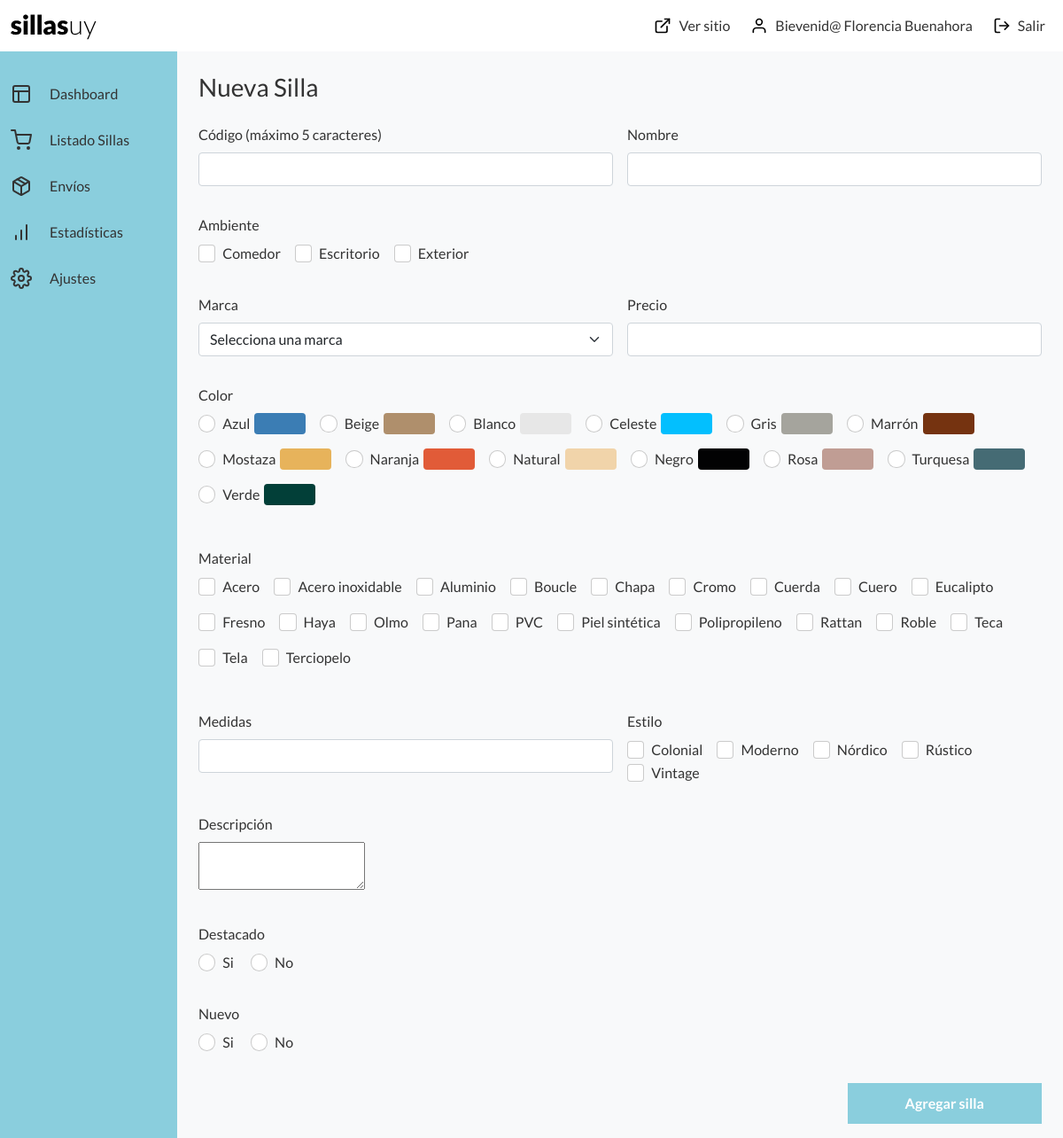
The app's page /admin/formAgregarSilla.php (signed in) with its own data.
### tables this page shows
CREATE TABLE `ambientes` (
  `ID` tinyint(1) NOT NULL,
  `NombreAmbiente` varchar(255) NOT NULL
);

CREATE TABLE `colores` (
  `ID` smallint(6) UNSIGNED NOT NULL,
  `Nombre` varchar(255) NOT NULL,
  `Codigo` varchar(7) NOT NULL
);

CREATE TABLE `materiales` (
  `ID` smallint(6) UNSIGNED NOT NULL,
  `Nombre` varchar(255) NOT NULL
);

CREATE TABLE `estilos` (
  `ID` tinyint(1) NOT NULL,
  `NombreEstilo` varchar(255) NOT NULL
);

### admin/formAgregarSilla.php (the view, shortened to what this page needs)
<?php
include("../conexion.php");
$queryAmbiente = "SELECT ID, NombreAmbiente FROM ambientes";
$resultAmbiente = mysqli_query($link, $queryAmbiente);
$queryColor = "SELECT ID, Nombre, Codigo FROM colores";
$resultColor = mysqli_query($link, $queryColor);
$queryMaterial = "SELECT ID, Nombre FROM materiales";
$resultMaterial = mysqli_query($link, $queryMaterial);
$queryEstilo = "SELECT ID, NombreEstilo FROM estilos";
$resultEstilo = mysqli_query($link, $queryEstilo);
?>
<!DOCTYPE html>
<html lang="es">
<head>
    <link rel="stylesheet" href="../css/estilos.min.css">
</head>
<body>
    <?php include("header.php");?>
    <div class="row g-0">
        <?php include("nav-izq.php");?>
        <div class="col-md-10 bg-light px-4">
        <h1 class="h1-admin my-4">Nueva Silla</h1>
            <form action="insertar.php" method="GET" class="row g-3 needs-validation" novalidate>
                <div class="col-md-6">
                    <label for="codigo" class="form-label">Código (máximo 5 caracteres)</label>
                    <input type="text" id="codigo" name="Codigo" class="form-control" required>
                </div>
                <div class="col-md-6 mb-3">
                    <label for="nombre" class="form-label">Nombre</label>
                    <input type="text" id="nombre" name="Nombre" class="form-control" required>
                </div>
                <div class="col-12 mb-3">
                    <label for="" class="mb-2">Ambiente</label><br>
                    <?php
                        while($unAmbiente = mysqli_fetch_array($resultAmbiente)) {
                            echo "<div class='form-check form-check-inline'>";
                                echo "<input class='form-check-input' name='Ambiente[]' type='checkbox' id='$unAmbiente[1]' value='$unAmbiente[0]'>";
                                echo "<label class='form-check-label' for='$unAmbiente[1]'>$unAmbiente[1]</label>";
                            echo "</div>";
                        }
                    ?>
                </div>
                <div class="col-md-6">
                    <label for="" class="mb-2">Marca</label>
                    <select class="form-select" name="Marca" required>
                        <option selected>Selecciona una marca</option>
                    </select>
                </div>
                <div class="col-md-6 mb-3">
                    <label for="precio" class="form-label">Precio</label>
                    <input type="number" name="Precio" id="precio" class="form-control" required>
                </div>
                <div class="col-12 mb-3">
                    <label for="" class="mb-2">Color</label><br>
                    <?php
                        while($unColor = mysqli_fetch_array($resultColor)) {
                            echo "<div class='form-check form-check-inline mb-3'>";
                                echo "<input class='form-check-input' name='Color' type='radio' id='$unColor[1]' value='$unColor[0]'>";
                                echo "<label class='form-check-label d-flex align-items-center' for='$unColor[1]'>$unColor[1]
                                <div style='width:58px; height:24px; background-color:$unColor[2]; border-radius:.25em; margin-left:5px;'></div>
                                </label>";
                            echo "</div>";
                        }
                    ?>
                </div>
                <div class="col-12 mb-3">
                    <label for="" class="mb-2">Material</label><br>
                    <?php
                        while($unMaterial = mysqli_fetch_array($resultMaterial)) {
                            echo "<div class='form-check form-check-inline mb-3'>";
                                echo "<input class='form-check-input' name='Material[]' type='checkbox' id='$unMaterial[1]' value='$unMaterial[0]'>";
                                echo "<label class='form-check-label' for='$unMaterial[1]'>$unMaterial[1]</label>";
                            echo "</div>";
                        }
                    ?>
                </div>
                <div class="col-md-6">
                    <label for="medidas" class="form-label">Medidas</label>
                    <input type="text" id="medidas" name="Medidas" class="form-control" required>
                </div>
                <div class="col-md-6 mb-3">
                    <label for="" class="mb-2">Estilo</label><br>
                    <?php
                        while($unEstilo = mysqli_fetch_array($resultEstilo)) {
                            echo "<div class='form-check form-check-inline'>";
                                echo "<input class='form-check-input' name='Estilo[]' type='checkbox' id='$unEstilo[1]' value='$unEstilo[0]'>";
                                echo "<label class='form-check-label' for='$unEstilo[1]'>$unEstilo[1]</label>";
                            echo "</div>";
                        }
                    ?>
                </div>
                <div class="col-12 mb-3">
                    <label for="" class="mb-2">Descripción</label><br>
                    <textarea id="mytextarea" name="Descripcion" required></textarea>
                </div>
                <div class="col-12 mb-3">
                    <label for="" class="mb-2">Destacado</label><br>
                    <div class="form-check form-check-inline">
                        <input class="form-check-input" type="radio" name="Destacado" id="destacadoSi" value="1">
                        <label class="form-check-label" for="destacadoSi">Si</label>
                    </div>
                    <div class="form-check form-check-inline">
                        <input class="form-check-input" type="radio" name="Destacado" id="destacadoNo" value="0">
                        <label class="form-check-label" for="destacadoNo">No</label>
                    </div>
                </div>
                <div class="col-12 mb-3">
                    <label for="" class="mb-2">Nuevo</label><br>
                    <div class="form-check form-check-inline">
                        <input class="form-check-input" type="radio" name="Nuevo" id="nuevoSi" value="1">
                        <label class="form-check-label" for="nuevoSi">Si</label>
                    </div>
                    <div class="form-check form-check-inline">
                        <input class="form-check-input" type="radio" name="Nuevo" id="nuevoNo" value="0">
                        <label class="form-check-label" for="nuevoNo">No</label>
                    </div>
                </div>
                <div class="col my-3 d-flex justify-content-end">
                    <input type="submit" value="Agregar silla" role="button" class="btn btn-primary px-6">
                </div>
            </form>
        </div>
    </div>
</body>
</html>

### records on screen
ambientes: NombreAmbiente "Comedor"
ambientes: NombreAmbiente "Escritorio"
ambientes: NombreAmbiente "Exterior"
colores: Nombre "Azul"
colores: Nombre "Beige"
colores: Nombre "Blanco"
colores: Nombre "Celeste"
colores: Nombre "Gris"
colores: Nombre "Marrón"
colores: Nombre "Mostaza"
colores: Nombre "Naranja"
colores: Nombre "Natural"
colores: Nombre "Negro"
colores: Nombre "Rosa"
colores: Nombre "Turquesa"
colores: Nombre "Verde"
materiales: Nombre "Acero"
materiales: Nombre "Acero inoxidable"
materiales: Nombre "Aluminio"
materiales: Nombre "Boucle"
materiales: Nombre "Chapa"
materiales: Nombre "Cromo"
materiales: Nombre "Cuerda"
materiales: Nombre "Cuero"
materiales: Nombre "Eucalipto"
materiales: Nombre "Fresno"
materiales: Nombre "Haya"
materiales: Nombre "Olmo"
materiales: Nombre "Pana"
materiales: Nombre "PVC"
materiales: Nombre "Piel sintética"
materiales: Nombre "Polipropileno"
materiales: Nombre "Rattan"
materiales: Nombre "Roble"
materiales: Nombre "Teca"
materiales: Nombre "Tela"
materiales: Nombre "Terciopelo"
estilos: NombreEstilo "Colonial"
estilos: NombreEstilo "Moderno"
estilos: NombreEstilo "Nórdico"
estilos: NombreEstilo "Rústico"
estilos: NombreEstilo "Vintage"

### other values on screen
$_SESSION['NombreAdmin'] "Florencia Buenahora"
